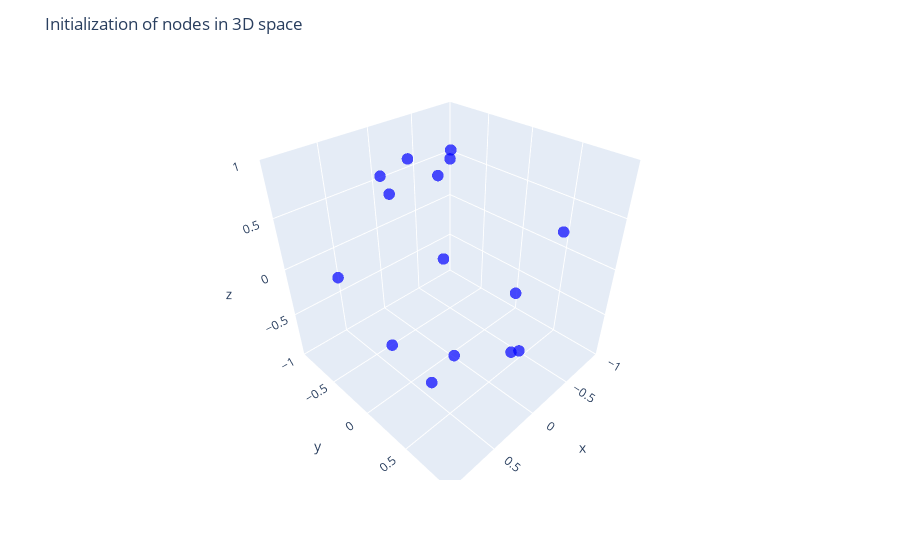

Write notebook code for a chart like this one.
### Markdown cell above
# Latent space

### Code cell
n = len(G.nodes)


inclination_angles_rand = np.pi*np.random.rand(n)
azimutal_angles_rand = 2*np.pi*np.random.rand(n)

x = np.sin(inclination_angles_rand) * np.cos(azimutal_angles_rand)
y = np.sin(inclination_angles_rand) * np.sin(azimutal_angles_rand)
z = np.cos(inclination_angles_rand)

Z_init_MLE = np.stack((np.sin(inclination_angles_rand) * np.cos(azimutal_angles_rand),
                       np.sin(inclination_angles_rand) * np.sin(azimutal_angles_rand),
                       np.cos(inclination_angles_rand)), axis=1)
a_init_MLE = np.random.randn()
b_init_MLE = np.random.randn()

df = pd.DataFrame(Z_init_MLE, columns=['x', 'y', 'z'])
df['node'] = df.index 
df['inclination_angle'] = inclination_angles_rand
df['azimutal_angle'] = azimutal_angles_rand

# Graficar
fig = px.scatter_3d(
    df,
    x='x',
    y='y',
    z='z',
    color_discrete_sequence=["blue"],  
    opacity=0.7,
    hover_data={
        'node': True,
        'inclination_angle': ':.2f',    
        'azimutal_angle': ':.2f',
        'x': ':.2f',
        'y': ':.2f',
        'z': ':.2f'
    }
)

fig.update_traces(marker=dict(size=4))
fig.update_layout(
    scene=dict(
        xaxis=dict(range=[-1, 1]),
        yaxis=dict(range=[-1, 1]),
        zaxis=dict(range=[-1, 1]),
        aspectmode='cube'
    ),
    title="Initialization of nodes in 3D space",
)

fig.show()

### Figure 1 — Plotly figure (JSON) as saved in the notebook; plotly's stock layout.template omitted (floating-point values rounded to 4 significant figures)
{"data": [{"customdata": [[0, 1.221, 4.58], [1, 0.8525, 4.846], [2, 2.604, 0.4652], [3, 1.121, 2.252], [4, 0.8826, 0.728], [5, 1.705, 5.423], [6, 0.4427, 3.916], [7, 2.52, 2.079], [8, 0.2342, 0.3993], [9, 3.1, 1.954], [10, 2.426, 2.043], [11, 0.6243, 4.584], [12, 0.01735, 4.006], [13, 2.562, 5.575], [14, 2.221, 2.967]], "hovertemplate": "x=%{x:.2f}<br>y=%{y:.2f}<br>z=%{z:.2f}<br>node=%{customdata[0]}<br>inclination_angle=%{customdata[1]:.2f}<br>azimutal_angle=%{customdata[2]:.2f}<extra></extra>", "legendgroup": "", "marker": {"color": "blue", "opacity": 0.7, "size": 4, "symbol": "circle"}, "mode": "markers", "name": "", "scene": "scene", "showlegend": false, "type": "scatter3d", "x": [-0.1236, 0.1003, 0.458, -0.5672, 0.5766, 0.6465, -0.3061, -0.2833, 0.2138, -0.0154, -0.2985, -0.07469, -0.01126, 0.4159, -0.7841], "y": [-0.9313, -0.7462, 0.2299, 0.6993, 0.5139, -0.7511, -0.2997, 0.5086, 0.09023, 0.0382, 0.5842, -0.5797, -0.0132, -0.3565, 0.1383], "z": [0.3426, 0.6581, -0.8587, 0.435, 0.6352, -0.1337, 0.9036, -0.8131, 0.9727, -0.9992, -0.7548, 0.8114, 0.9998, -0.8366, -0.6051]}], "layout": {"legend": {"tracegroupgap": 0}, "margin": {"t": 60}, "scene": {"aspectmode": "cube", "domain": {"x": [0, 1], "y": [0, 1]}, "xaxis": {"range": [-1, 1], "title": {"text": "x"}}, "yaxis": {"range": [-1, 1], "title": {"text": "y"}}, "zaxis": {"range": [-1, 1], "title": {"text": "z"}}}, "title": {"text": "Initialization of nodes in 3D space"}}}
